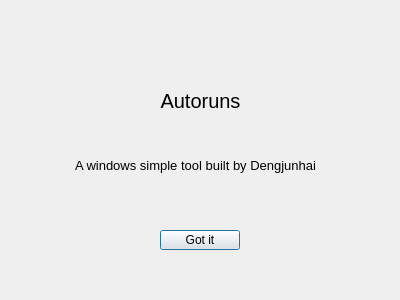
<?xml version="1.0" encoding="UTF-8"?>
<ui version="4.0">
 <class>About</class>
 <widget class="QDialog" name="About">
  <property name="geometry">
   <rect>
    <x>0</x>
    <y>0</y>
    <width>400</width>
    <height>300</height>
   </rect>
  </property>
  <property name="minimumSize">
   <size>
    <width>400</width>
    <height>300</height>
   </size>
  </property>
  <property name="maximumSize">
   <size>
    <width>400</width>
    <height>300</height>
   </size>
  </property>
  <property name="windowTitle">
   <string>About</string>
  </property>
  <widget class="QPushButton" name="pushButton">
   <property name="geometry">
    <rect>
     <x>160</x>
     <y>230</y>
     <width>80</width>
     <height>20</height>
    </rect>
   </property>
   <property name="text">
    <string>Got it</string>
   </property>
  </widget>
  <widget class="QLabel" name="label">
   <property name="geometry">
    <rect>
     <x>140</x>
     <y>70</y>
     <width>121</width>
     <height>61</height>
    </rect>
   </property>
   <property name="font">
    <font>
     <pointsize>15</pointsize>
    </font>
   </property>
   <property name="text">
    <string>Autoruns</string>
   </property>
   <property name="alignment">
    <set>Qt::AlignCenter</set>
   </property>
  </widget>
  <widget class="QLabel" name="label_2">
   <property name="geometry">
    <rect>
     <x>20</x>
     <y>140</y>
     <width>351</width>
     <height>51</height>
    </rect>
   </property>
   <property name="font">
    <font>
     <pointsize>10</pointsize>
    </font>
   </property>
   <property name="text">
    <string>A windows simple tool built by Dengjunhai</string>
   </property>
   <property name="alignment">
    <set>Qt::AlignCenter</set>
   </property>
  </widget>
 </widget>
 <resources/>
 <connections/>
</ui>
